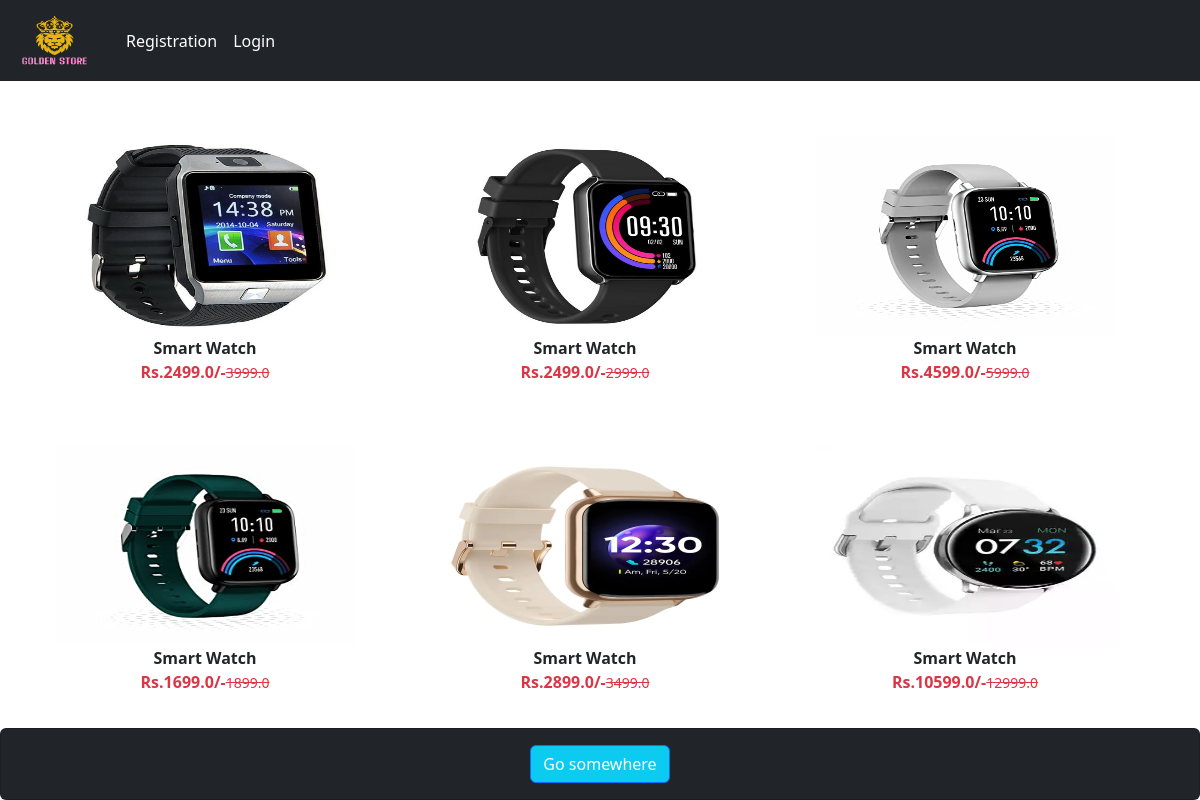
The page /category/Sm on the database its author committed.
### shop/models.py (models this page shows, shortened)
class Product(models.Model):
    CATEGORY = (
        ('Sm', 'Smart'),
        ('Di', 'Digital'),
        ('An', 'Analog'),
        ('Sp', 'Sports'),
        ('Qu', 'Quartz'),
        ('Ch', 'Chronograph'),
    )
    name = models.CharField(max_length=250, null=True)
    price = models.FloatField(null=True)
    discount_price=models.FloatField(null=True)
    description=models.TextField(null=True)
    category = models.CharField(max_length=200, null=True, choices=CATEGORY)
    image = models.ImageField(upload_to='images/', height_field=None, width_field=None, max_length=100, null=True)
    date_created = models.DateTimeField(auto_now_add=True, null=True)
    stock =models.IntegerField()

### shop/views.py (the view)
# urls.py: path('category/<slug:val>',views.CategoryView.as_view(),name='category'),
class CategoryView(View):
 def get(self,request,val):
     product = Product.objects.filter(category=val)
     name = Product.objects.filter(category=val).values('name')
     return render(request,"category.html",locals())

### shop/templates/category.html (shortened to what this page needs)
{% extends 'base.html' %}
{% load static %}
{% block content %}
<div class="container my-7">
            <div class="col-sm-15 mt-5">
                <div class="row">
                    {% for prod in product %}
                    <div class="col text-centre mb-5">
                        <a href="{% url 'product_detail' prod.id %}" class="btn">
                         <div>
                            <img src="{{prod.image.url}}" width="300px" height="200px"/>
                            <div class="fw-bold">{{prod.name}}</div>
                            <div class="fw-bold text-danger">Rs.{{prod.discount_price}}/-<small class="fw-light text-decoration-line-through">{{prod.price}}</small>
                            </div>
                         </div>
                        </a>
                    </div>
                       {% endfor %}
                </div>
            </div>
        </div>
    <br><br>
{% endblock%}

### shop/templates/base.html (shortened to what this page needs)
{% load static %}
<!DOCTYPE html>
<html lang="en">
<head>
    <link href="https://cdn.jsdelivr.net/npm/bootstrap@5.3.0-alpha1/dist/css/bootstrap.min.css" rel="stylesheet">
    <link rel="stylesheet" href="{% static 'css/owl.carousel.min.css' %}">
    <link rel="stylesheet" href="{% static 'css/all.min.css' %}">
    <link rel="stylesheet" href="{% static 'css/style.css' %}">
</head>
<body>
    <nav class="navbar navbar-expand-lg bg-dark">
        <div class="container-fluid">
          <a class="navbar-brand" href="#"><img src="{% static '/images/product/golden_store__1_-removebg-preview.png' %}" width="90" height="55" ></a>
          <div class="collapse navbar-collapse" id="navbarSupportedContent">
            <ul class="navbar-nav me-auto mb-2 mb-lg-0">
              {% if request.user.is_authenticated %}
              <li class="nav-item">
                <a class="nav-link active text-white" aria-current="page" href="/">Home</a>
              </li>
              <li class="nav-item dropdown ">
                <a class="nav-link dropdown-toggle text-white"  href="#" role="button" data-bs-toggle="dropdown" aria-expanded="false">
                Products
                </a>
                <ul class="dropdown-menu">
                  <li><a class="dropdown-item" href="{% url 'category' 'Sm' %}">Smart</a></li>
                  <li><a class="dropdown-item" href="{% url 'category' 'Di' %}">Digital</a></li>
                  <li><a class="dropdown-item" href="{% url 'category' 'An' %}">Analog</a></li>
                  <li><a class="dropdown-item" href="{% url 'category' 'Sp' %}">Sports</a></li>
                  <li><a class="dropdown-item" href="{% url 'category' 'Qu' %}">Quartz</a></li>
                  <li><a class="dropdown-item" href="{% url 'category' 'Ch' %}">Chronograph</a></li>
                </ul>
              </li>
               <li class="nav-item">
                <a class="nav-link text-white" href="{% url 'contact'  %}">Contact</a>
              </li>
              <li class="nav-item text-white">
                <a class="nav-link text-white"  href="{% url 'about'  %}">About Us</a>
              </li>
            </ul>
            <form class="d-flex" role="search">
              <input class="form-control me-2" type="search" placeholder="Search" aria-label="Search">
              <button class="btn btn-outline-light" type="submit">Search</button>
            </form>
          </div>
          <nav class="navbar-nav me-auto mb-2 mb-lg-0">
            <li class="nav-item text-white">
              <a class="nav-link text-white"  href="{% url 'showcart'  %}">Cart</a>
            </li>
             <li class="nav-item dropdown mx-2">
                <a class="nav-link dropdown-toggle text-white" href="#" role="button" data-bs-toggle="dropdown" aria-expanded="false">
                 Welcome
                </a>
                <ul class="dropdown-menu">
                  <li><a class="dropdown-item" href="{% url 'profile' %}">Profile</a></li>
                  <li><a class="dropdown-item" href="#">Order</a></li>
                  <li><a class="dropdown-item" href="{% url 'passwordchange' %}">Change Password</a></li>
                  <li><a class="dropdown-item" href="{% url 'logout' %}">LogOut</a></li>
                </ul>
              </li>
              </li>
              {% else %}
              <li class="nav-item" mx-2>
                <a href="{% url 'registration'  %}" class="nav-link text-white">Registration</a>
              </li>
               <li class="nav-item" mx-2>
                <a href="{% url 'login'  %}" class="nav-link text-white">Login</a>
              </li>
              {% endif %}
        </div>
      </nav>
      {% block content %} {% endblock%}
      <div class="card text-center fixed-bottom lg bg-dark ">
        <div class="card-body">
          <a href="#" class="btn btn-primary bg-info">Go somewhere</a>
        </div>
      </div>
</body>
</html>

### rows shown on the page
Product: image (picture), name "Smart Watch", discount_price "2499.0", price "3999.0"
Product: image (picture), name "Smart Watch", discount_price "2499.0", price "2999.0"
Product: image (picture), name "Smart Watch", discount_price "4599.0", price "5999.0"
Product: image (picture), name "Smart Watch", discount_price "1699.0", price "1899.0"
Product: image (picture), name "Smart Watch", discount_price "2899.0", price "3499.0"
Product: image (picture), name "Smart Watch", discount_price "10599.0", price "12999.0"
